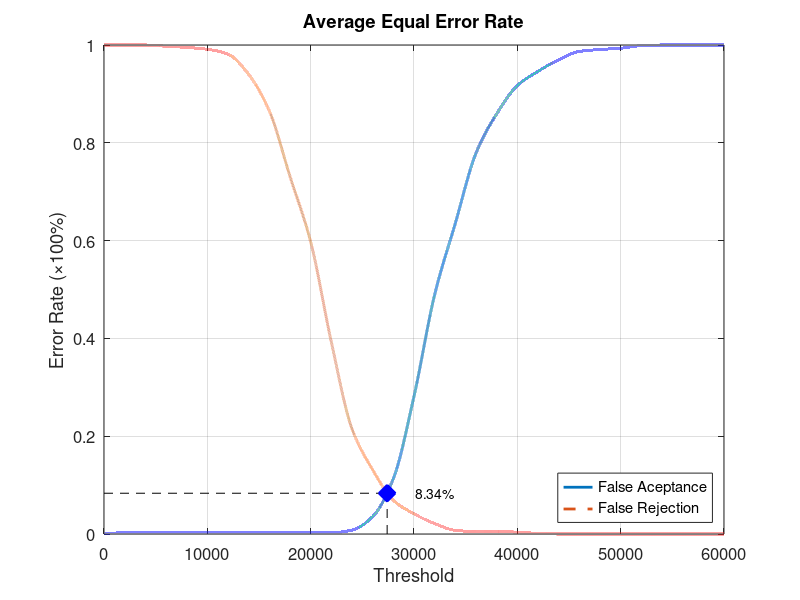
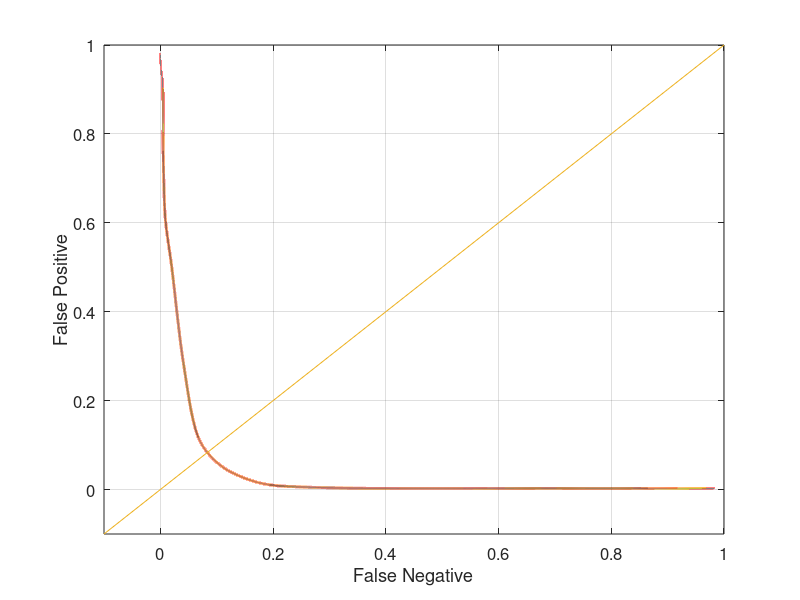

The MATLAB script that drew these images, in order:
function yEER = Experiment5Average
close all;
clear;
clc;
x = 0:2000:60000;
xq = 0:0.5:60000;

y0 = [0 0.00263158 0.00263158 0.00263158 0.00263158 0.00263158 0.00263158 0.00263158 0.00263158 0.00263158 0.00263158 0.00263158 0.00789474 0.0355263 0.113158 0.281579 0.489474 0.635526 0.778947 0.85921 0.917105 0.946053 0.969737 0.986842 0.99079 0.993421 0.998684 1 1 1 1];
yy0 = interp1(x, y0, xq, 'pchip');
y1 = [1 1 1 0.9975 0.995 0.99125 0.98125 0.94 0.865 0.73125 0.5975 0.3925 0.215 0.13125 0.06875 0.04125 0.02125 0.0075 0.005 0.005 0.00375 0.00125 0 0 0 0 0 0 0 0 0];
yy1 = interp1(x, y1, xq, 'pchip');

% Calculating EER: 
y2 = abs(y0 - y1);
find(y2 == min(y2))
yy2 = abs(yy0 - yy1);
xEER = find(yy2 == min(yy2));
xEERIndex = xq(xEER) % X-axis EER
yEER = yy0(xEER) % Y-axis EER

main = figure
plot(xq, yy0,'-','LineWidth', 2);	hold on
plot(xq, yy1,'--','LineWidth', 2);	hold on
plot([xEERIndex xEERIndex], [0 yEER], 'k--');	hold on
plot([0 xEERIndex], [yEER yEER], 'k--');	hold on
plot(xEERIndex, yEER, 'bx', 'LineWidth', 10);	hold on
text(xEERIndex + 10 * xEERIndex / 100, yEER, [num2str(round((10000 * yEER)) / 100) '%'])
legend('False Aceptance', 'False Rejection', 'Location', 'SouthEast')
xlabel('Threshold')
ylabel('Error Rate (\times100%)')
title('Average Equal Error Rate')
set(gca, 'FontSize', 12)
axis([0 60000 0 1])
grid on

print(main, 'Experiment5AverageMain', '-dpng');
FNRxFPR = figure('Color', [1 1 1]);
plot(yy1, yy0, '-', yy1, yy0, 'LineWidth', 2);
hold on
y = -0.1:0.1:1
plot(y, y); 
set(gca, 'FontSize', 12)
xlabel('False Negative')
ylabel('False Positive')
axis([-0.1 1 -0.1 1])
set(gca, 'FontSize', 12)
grid on

print(FNRxFPR, 'Experiment5AverageFNRxFPR','-dpng');
end
